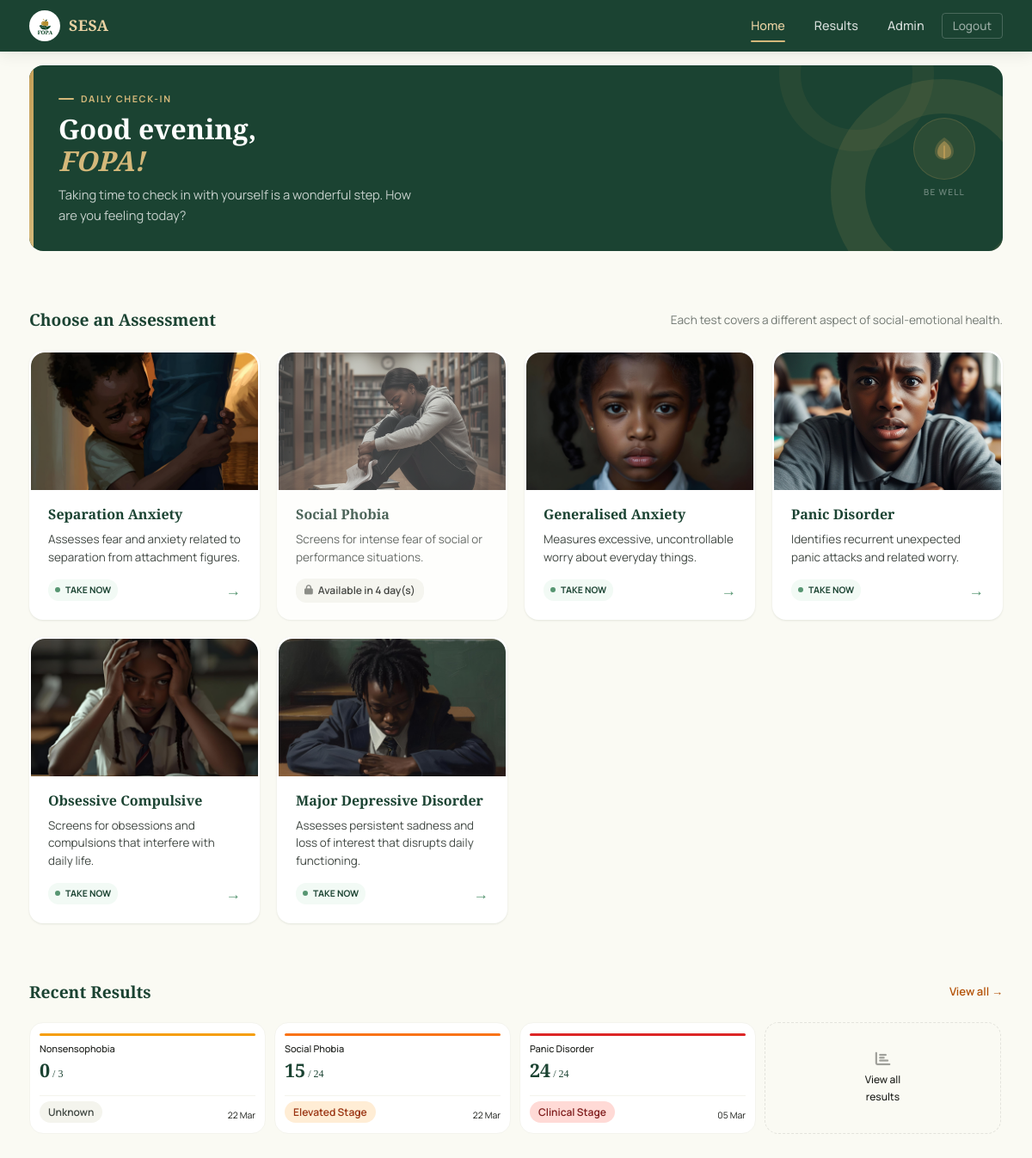
The page /home (signed in) on the database as committed earlier.
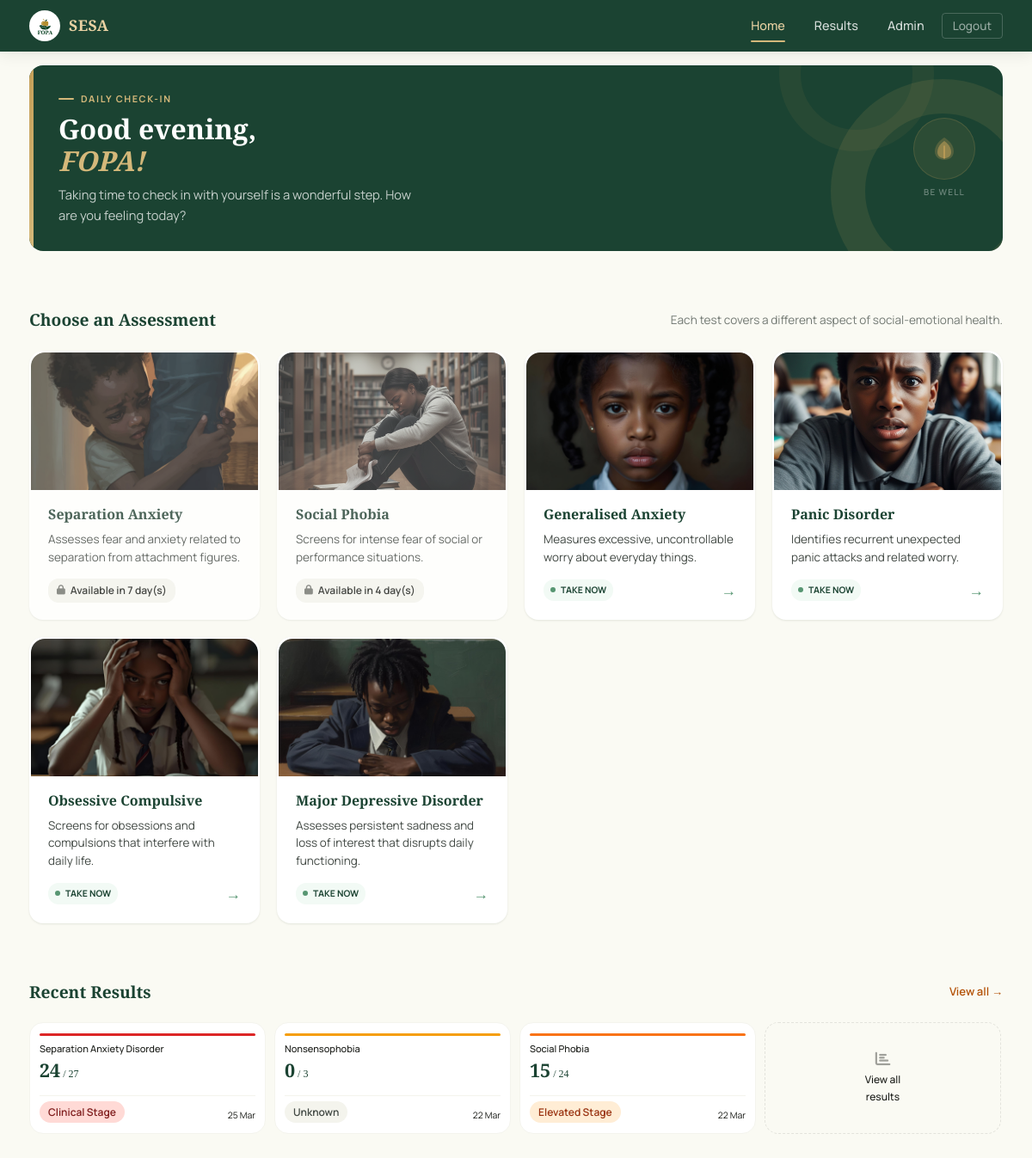
The same page on the database as committed later.
### app/models/account.py (models this page shows, shortened)
class Accounts(UserMixin, db.Model):
    __tablename__ = 'accounts'
    id = db.Column(db.Integer, primary_key=True)
    fname = db.Column(db.String(100), nullable=False)
    lname = db.Column(db.String(100), nullable=False)
    email = db.Column(db.String(120), unique=True, nullable=True, index=True)
    username = db.Column(db.String(50), unique=True, nullable=False, index=True)
    password = db.Column(db.String(256), nullable=False)
    school_name = db.Column(db.String(200), nullable=True)
    gender = db.Column(db.String(20), nullable=True)
    birthdate = db.Column(db.Date, nullable=True)
    last_login = db.Column(db.DateTime, nullable=True)
    created_at = db.Column(db.DateTime, default=lambda: datetime.now(timezone.utc))
    school_id = db.Column(
        db.Integer,
        db.ForeignKey('school.id', ondelete='CASCADE', name='fk_accounts_school_id'),
        nullable=True,
        index=True
    )
    class_group = db.Column(db.String(50), nullable=True)   # e.g. "Form 2A", "JHS 3B"
    level = db.Column(db.String(20), nullable=True)          # jhs | shs | university
    claim_code_hash  = db.Column(db.String(256), nullable=True)
    claim_code_plain = db.Column(db.String(20),  nullable=True)
    is_claimed       = db.Column(db.Boolean, default=True, nullable=False, server_default='1')
    is_admin = db.Column(db.Boolean, default=False, nullable=False)
    is_counsellor = db.Column(db.Boolean, default=False, server_default='0', nullable=False)
    failed_attempts = db.Column(db.Integer, default=0, server_default='0', nullable=False)
    locked_until = db.Column(db.DateTime, nullable=True)  # NULL = not locked
    phone = db.Column(db.String(20), nullable=True)
    consent_given = db.Column(db.Boolean, default=False, nullable=False, server_default='0')
    consent_given_at = db.Column(db.DateTime, nullable=True)
    consent_version = db.Column(db.String(10), nullable=True)  # e.g. 'v1.0'
    test_results = db.relationship(
        'TestResult',
        backref='account',
        lazy='dynamic',
        cascade='all, delete-orphan'
    )
    @property
    def is_super_admin(self):
        return self.is_admin
    LOCKOUT_THRESHOLD = 5      # failed attempts before lockout
    LOCKOUT_MINUTES   = 15     # minutes locked after threshold reached

### app/models/assessment_type.py (models this page shows, shortened)
class AssessmentType(db.Model):
    __tablename__ = 'assessment_type'
    id             = db.Column(db.Integer, primary_key=True)
    name           = db.Column(db.String(100), unique=True, nullable=False)
    display_name   = db.Column(db.String(100), nullable=False)
    description    = db.Column(db.Text, nullable=True)
    icon           = db.Column(db.String(10),  nullable=True)
    color          = db.Column(db.String(20),  nullable=True)
    order          = db.Column(db.Integer,     default=0, nullable=False)
    is_active      = db.Column(db.Boolean,     default=True, nullable=False)
    scoring_ranges = db.Column(db.JSON,        nullable=False)
    image_url      = db.Column(db.String(500), nullable=True)

### app/models/test_result.py (models this page shows, shortened)
class TestResult(db.Model):
    __tablename__ = 'test_results'
    id = db.Column(db.Integer, primary_key=True)
    user_id = db.Column(db.Integer, db.ForeignKey('accounts.id', ondelete='CASCADE'), nullable=False, index=True)
    test_type = db.Column(db.String(100), nullable=False, index=True)
    score = db.Column(db.Integer, nullable=False)
    max_score = db.Column(db.Integer, nullable=True)
    stage = db.Column(db.String(50), nullable=True, index=True)  # "Normal Stage", "Mild Stage", etc.
    _feedback_encrypted = db.Column('feedback', db.Text, nullable=True)
    @property
    def feedback(self):
        if not self._feedback_encrypted:
            return None
        f = _get_fernet()
        if not f:
            return self._feedback_encrypted
        try:
            return f.decrypt(self._feedback_encrypted.encode()).decode()
        except Exception:
            return self._feedback_encrypted
    @feedback.setter
    def feedback(self, value):
        if not value:
            self._feedback_encrypted = None
            return
        f = _get_fernet()
        if not f:
            self._feedback_encrypted = value
            return
        self._feedback_encrypted = f.encrypt(value.encode()).decode()
    details = db.Column(db.Text, nullable=True)           # kept for backward compat
    taken_at = db.Column(db.DateTime, default=lambda: datetime.now(timezone.utc), index=True)

### app/routes/main.py (the view)
@main_bp.route('/home')
@login_required
def home():
    user = current_user
    results = user.test_results.order_by(TestResult.taken_at.desc()).all()
    total_tests = len(results)
    most_recent = results[0] if results else None
    question_counts = {
        row.test_type: row.count
        for row in db.session.query(
            Question.test_type,
            func.count(Question.id).label('count')
        ).group_by(Question.test_type).all()
    }
    from datetime import datetime, timedelta, timezone
    now = datetime.now()
    latest_by_type = {}
    for r in results:
        if r.test_type not in latest_by_type:
            latest_by_type[r.test_type] = r
    from app.models.assessment_type import AssessmentType
    tests_meta = []
    COOLDOWN_DAYS = 7
    for at in AssessmentType.query.filter_by(is_active=True).order_by(AssessmentType.order).all():
        days_remaining = 0
        is_ready = True
        latest = latest_by_type.get(at.name)
        if latest and latest.taken_at:
            taken_at = latest.taken_at
            if taken_at.tzinfo is None:
                taken_at = taken_at.replace(tzinfo=timezone.utc)
            current_time = now.replace(tzinfo=timezone.utc) if now.tzinfo is None else now
            days_ago = (current_time - taken_at).days
            days_left = COOLDOWN_DAYS - days_ago
            if days_left > 0:
                days_remaining = days_left
                is_ready = False
        tests_meta.append({
            'name':  at.name,
            'title': at.display_name,
            'desc':  at.description or '',
            'icon':  at.icon or '🧠',
            'color': at.color or 'green',
            'count': question_counts.get(at.name, 0),
            'image_url': at.image_url,
            'days_remaining': days_remaining,
            'is_ready': is_ready
        })
    this_month_results = [
        r for r in results
        if r.taken_at and r.taken_at.month == now.month and r.taken_at.year == now.year
    ]
    tests_this_month = len(this_month_results)
    total_assessments_taken = total_tests   # passed to template as total count
    assessments_this_month  = tests_this_month
    recent_results = results[:3]  # 3 most recent for the home table
    hour = now.hour
    if hour < 12:
        greeting = "Good morning"
    elif hour < 17:
        greeting = "Good afternoon"
    else:
        greeting = "Good evening"
    new_username = session.pop('show_username_prompt', None)
    return render_template(
        'main/home.html',
        user=user,
        total_tests=total_tests,
        avg_score=total_assessments_taken,
        most_recent=most_recent,
        tests_meta=tests_meta,
        score_change=None,
        prev_avg=assessments_this_month,
        recent_results=recent_results,
        latest_by_type=latest_by_type,
        greeting=greeting,
        new_username=new_username,
    )

### app/templates/main/home.html (shortened to what this page needs)
{% extends 'base.html' %}
{% block nav_links %}
  <li><a href="{{ url_for('main.home') }}" class="active">Home</a></li>
  <li><a href="{{ url_for('main.results') }}">Results</a></li>
  {% if current_user.is_super_admin %}
    <li><a href="{{ url_for('admin.dashboard') }}">Admin</a></li>
  {% endif %}
  <li><a href="{{ url_for('auth.logout') }}" class="btn-nav-logout">Logout</a></li>
{% endblock %}
{% block body %}
<div class="container" style="padding-bottom: 48px;">
  <div class="empathy-hero">
    <div class="empathy-hero-arc"></div>
    <div class="empathy-hero-arc2"></div>
    <div class="empathy-hero-stripe"></div>
    <div class="empathy-hero-content">
      <span class="empathy-eyebrow">Daily Check-in</span>
      <h1 class="empathy-greeting">{{ greeting }},<br><em>{{ user.fname }}!</em></h1>
      <p class="empathy-message">Taking time to check in with yourself is a wonderful step. How are you feeling today?</p>
    </div>
    <div class="empathy-hero-visual">
      <div class="empathy-leaf-ring">
      </div>
      <span class="empathy-tagline">Be well</span>
    </div>
  </div>
  <div class="section" id="assessments">
    <div class="section-head">
      <h2>Choose an Assessment</h2>
      <p style="font-size: 0.85rem; color: var(--gray-500);">Each test covers a different aspect of social-emotional health.</p>
    </div>
    <div class="test-grid">
      {% for test in tests_meta %}
      <a href="{% if test.is_ready %}{{ url_for('test.display_questions', test_type=test.name) }}{% else %}javascript:void(0);{% endif %}"
         class="test-card {% if not test.is_ready %}locked{% endif %}"
         {% if not test.is_ready %}onclick="alert('This assessment will be exactly 7 days after your previous attempt. Please wait {{ test.days_remaining }} more day(s).');"{% endif %}>
        <div class="test-card-image">
          {% if test.get('image_url') %}
          <img src="{{ test.image_url }}"
               alt="{{ test.name }}"
               loading="lazy"
               width="400"
               height="160">
          {% endif %}
        </div>
        <div class="test-card-content">
          <h3>{{ test.get('title') or test.get('display_name') or test.name }}</h3>
          <p>{{ test.get('desc') or test.get('description') or '' }}</p>
          <div class="test-card-meta" style="display: flex; justify-content: space-between; align-items: center;">
            {% if test.is_ready %}
              <span class="pulse-badge"><span class="pulse-dot"></span> Take Now</span>
              <span class="test-card-arrow">→</span>
            {% else %}
              <span class="lock-indicator"><i class="fa-solid fa-lock" style="font-size:0.7rem;opacity:0.6;"></i> Available in {{ test.days_remaining }} day(s)</span>
            {% endif %}
          </div>
        </div>
      </a>
      {% endfor %}
    </div>
  </div>
  {% if recent_results %}
  <div class="section">
    <div class="section-head">
      <h2>Recent Results</h2>
      <a href="{{ url_for('main.results') }}" style="font-size:0.82rem; color:var(--gold-600, #b45309); font-weight:600;">View all →</a>
    </div>
    <div class="recent-results-scroll">
      {% for r in recent_results %}
        {% set s = (r.stage or r.details or 'unknown') | lower %}
        {% if 'normal' in s %}{% set bar_mod = 'normal' %}{% set badge_class = 'stage-normal' %}
        {% elif 'mild' in s %}{% set bar_mod = 'mild' %}{% set badge_class = 'stage-mild' %}
        {% elif 'elevated' in s %}{% set bar_mod = 'elevated' %}{% set badge_class = 'stage-elevated' %}
        {% elif 'clinical' in s %}{% set bar_mod = 'clinical' %}{% set badge_class = 'stage-clinical' %}
        {% else %}{% set bar_mod = 'mild' %}{% set badge_class = 'badge-gray' %}{% endif %}
        <div class="recent-result-card">
          <div class="recent-result-bar recent-result-bar--{{ bar_mod }}"></div>
          <div class="recent-result-title">{{ r.test_type }}</div>
          <div class="recent-result-score">
            {{ r.score }}{% if r.max_score %}<span> / {{ r.max_score }}</span>{% endif %}
          </div>
          <div class="recent-result-bottom">
            <span class="badge {{ badge_class }}">{{ r.stage or r.details or 'Unknown' }}</span>
            <span class="recent-result-date">{{ r.taken_at.strftime('%d %b') }}</span>
          </div>
        </div>
      {% endfor %}
      <a href="{{ url_for('main.results') }}" class="recent-result-more">
        <i class="fa-solid fa-chart-bar" style="font-size:1.1rem; opacity:0.4;"></i>
        <span>View all<br>results</span>
      </a>
    </div>
  </div>
  {% endif %}
</div>
{% endblock %}

### app/templates/base.html (shortened to what this page needs)
<!DOCTYPE html>
<html lang="en">
<head>
  <link rel="stylesheet" href="{{ url_for('static', filename='css/main.css') }}">
  <link rel="stylesheet" href="https://cdnjs.cloudflare.com/ajax/libs/font-awesome/6.5.0/css/all.min.css">
</head>
<body class="{% if (current_user.is_authenticated and not current_user.is_super_admin) or session.get('school_id') %}has-bottom-nav {% endif %}{% block body_class %}{% endblock %}">
{% block full_page %}
<div class="app-layout">
  {% block navbar %}
  <nav class="navbar" id="mainNav">
    <div class="navbar-inner">
      <a href="{{ url_for('main.landing') }}" class="navbar-brand">
        <img src="{{ url_for('static', filename='images/Pofa.png') }}" alt="FOPA Logo" class="navbar-logo">
        <span class="navbar-title">SESA</span>
      </a>
      <ul class="navbar-links">
        {% block nav_links %}{% endblock %}
      </ul>
    </div>
  </nav>
  {% endblock %}
  <main>
    {% block body %}{% endblock %}
  </main>
</div>
{% endblock %}
</body>
</html>

Rows that differ between the two databases and show on the page:
no longer on this page (row unchanged): TestResult: test_type "Panic Disorder", score "24", max_score "24", stage "Clinical Stage", taken_at "05 Mar"
shown differently, row unchanged: AssessmentType "Separation Anxiety": days_remaining (not shown) → "7"; text "TAKE NOW →" → "Available in day(s)"
added TestResult: test_type "Separation Anxiety Disorder", score "24", max_score "27", stage "Clinical Stage", taken_at "25 Mar"
